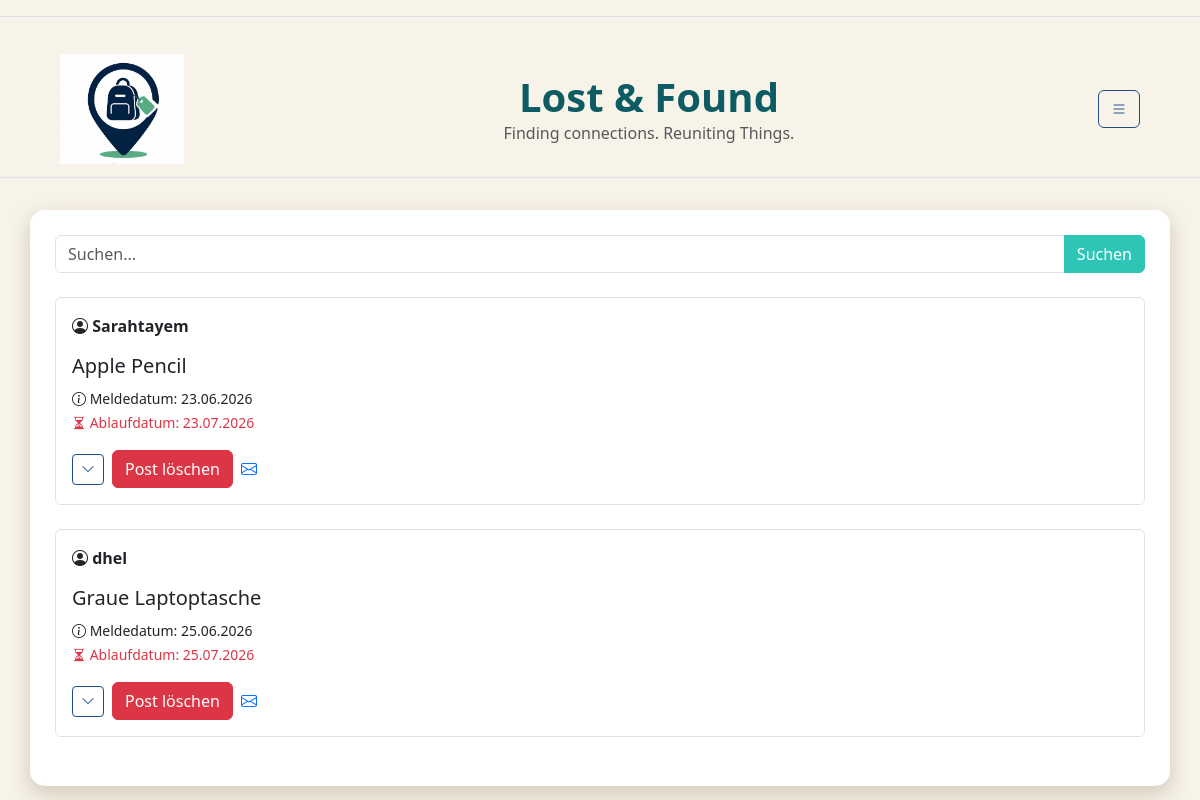
The page /home (signed in) on the database as committed earlier.
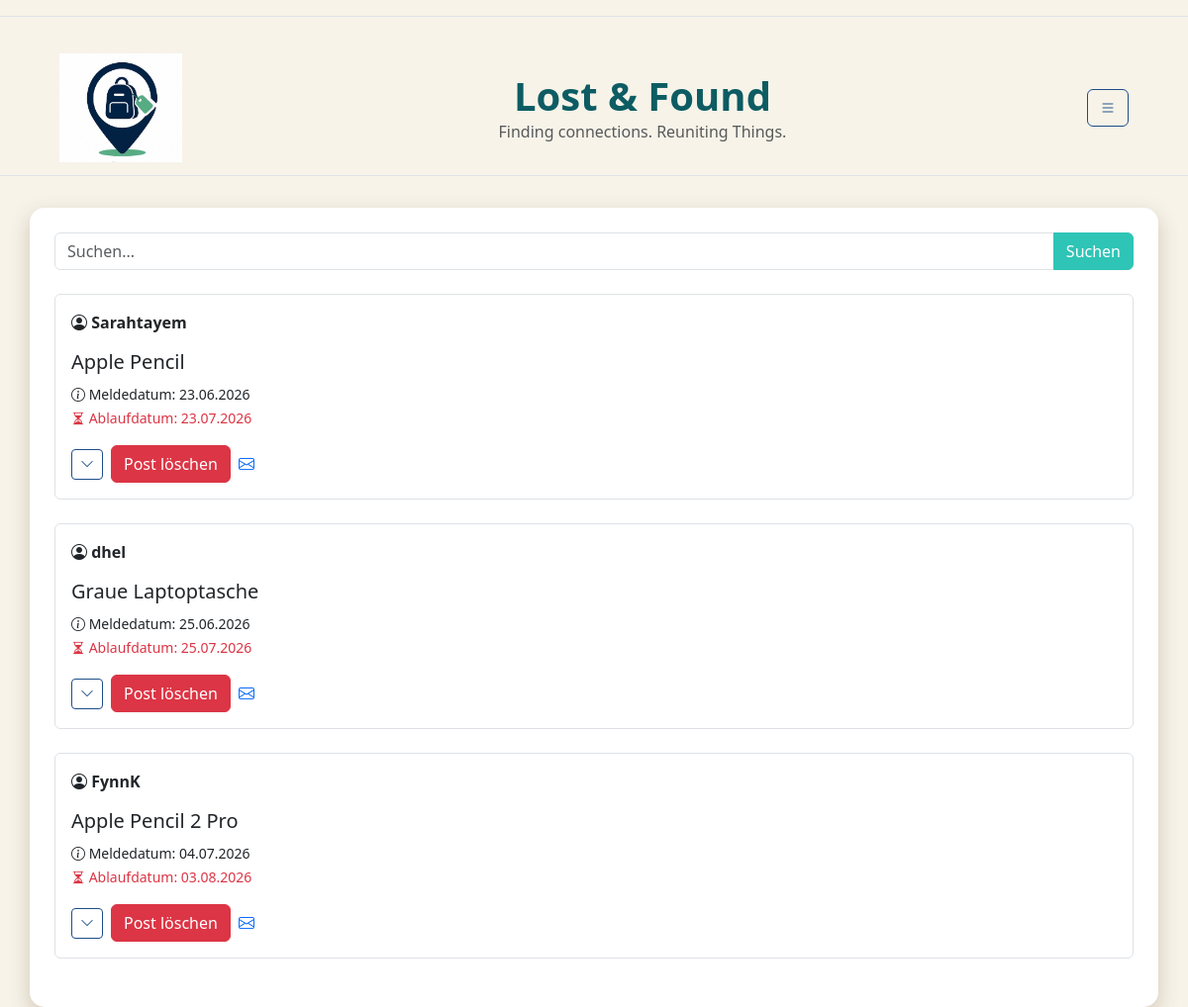
The same page on the database as committed later.
### db.py (models this page shows)
class Post(db.Model):
    __tablename__ = "post"
    post_id = db.Column(db.Integer,primary_key=True)
    user_id = db.Column(db.Integer,db.ForeignKey("standardUser.user_id"))
    fundbuero_id = db.Column(db.Integer,db.ForeignKey("fundbuero.fundbuero_id"))
    titel = db.Column(db.String,nullable=False)
    meldedatum = db.Column(db.Date)
    verlustdatum = db.Column(db.Date)
    ablaufdatum = db.Column(db.Date)
    schliessdatum = db.Column(db.Date)
    verlustort = db.Column(db.String)
    beschreibung = db.Column(db.Text)
    status = db.Column(db.String,default="laufend")
    views = db.Column(db.Integer,default=0 )
    user = db.relationship("StandardUser",back_populates="posts")
    fundbuero = db.relationship("Fundbuero",back_populates="posts")

class StandardUser(db.Model):
    __tablename__ = "standardUser"
    user_id = db.Column( db.Integer, primary_key=True )
    campus_id = db.Column( db.String, db.ForeignKey("campus.campus_id") )
    name = db.Column( db.String)
    benutzername = db.Column( db.String, unique=True)
    telefonnummer = db.Column(db.String)
    standardtext = db.Column(db.Text)
    passwort = db.Column(db.String,nullable=False)
    hwr_mail = db.Column(db.String, unique=True,nullable=False )
    is_admin = db.Column(db.Boolean, default=False)
    campus = db.relationship("Campus",back_populates="users")
    posts = db.relationship( "Post",back_populates="user")

### app.py (the view)
@app.route("/home", methods=["GET", "POST"])
def home():
    if "user_id" not in session:
        flash("Bitte zuerst einloggen!", "warning")
        return redirect(url_for("login"))
    form = forms.Suchleiste()
    user = db.session.get(StandardUser,session["user_id"])
    posts = db.session.execute(db.select(Post).where(Post.ablaufdatum>=date.today(), Post.status == "laufend")
                           ).scalars()  # hier werden alle posts aus der datenbank geholt, die noch nicht abgelaufen sind und deren status "laufend" ist. die posts werden dann in der home.html datei angezeigt.
    return render_template("home.html", posts=posts, form=form, user=user)

### forms.py
class Suchleiste(FlaskForm):
  suchfeld = StringField( "Suchbegriff",
       validators=[InputRequired()]
  )
  submit = SubmitField("Suchen")

### templates/home.html (shortened to what this page needs)
{% extends "base.html" %}
{% block CONTENT %}
<form method="POST"
      action="{{ url_for('suche') }}"
      class="mb-4">
    <div class="input-group">
        {{ form.suchfeld(
            class="form-control",
            placeholder="Suchen..."
        ) }}
        {{ form.submit(
            class="btn btn-primary"
        ) }}
    </div>
</form>
    {% for post in posts %}
        {%if post.user.campus_id == user.campus_id%}
    <div class="border rounded p-3 mb-4">
        <strong>
            <i class="bi bi-person-circle"></i>
            {{ post.user.benutzername }}
        </strong>
        <h5 class="mt-3">
            {{ post.titel }}
        </h5>
           <small>
            <i class="bi bi-info-circle"></i>
              Meldedatum: {{ post.meldedatum.strftime('%d.%m.%Y') }}
            </small>
            <br>
            <small class="text-danger">
            <i class="bi bi-hourglass-split"></i>
             Ablaufdatum: {{ post.ablaufdatum.strftime('%d.%m.%Y') }}
            </small>
        <div class="mt-3 d-flex align-items-center gap-2">
            <button
                class="btn btn-outline-secondary btn-sm"
                type="button"
                data-bs-toggle="collapse"
                data-bs-target="#details{{ loop.index }}">
                <i class="bi bi-chevron-down"></i>
            </button>
{% if session.get('is_admin')or post.user_id == session.get('user_id') %}
<a href="{{url_for('delete_post',post_id=post.post_id)}}" class="btn btn-danger"> Post löschen</a>
{% endif %}
          <a href="mailto:{{ post.user.hwr_mail }}?subject={{ ('Yay Gefunden! : ' ~ post.titel)|urlencode }}
          &body={{('Hallo,' ~'\n\n' ~
           'gute Nachricht: Ich habe möglicherweise deinen verlorenen Gegenstand gefunden' ~ '\n\n' ~
           'Gegenstand: ' ~post.titel ~'\n' ~
           'Verlustort: ' ~ post.verlustort ~ '\n\n' ~
            'Bitte melden dich bei mir.' ~ '\n\n' ~
            'Viele Grüße'
            )|urlencode }}">
             <i class="bi bi-envelope"></i>
</a>
        </div>
    </div>
        {%endif%}
    {% endfor %}
{% endblock %}

### templates/base.html (shortened to what this page needs)
<!doctype html>
<html lang="en">
<head>
    {{ bootstrap.load_css() }}
    <link rel="stylesheet"
      href="https://cdn.jsdelivr.net/npm/bootstrap-icons@1.11.3/font/bootstrap-icons.min.css">
    <link rel="stylesheet"
      href="{{ url_for('static', filename='css/style.css') }}">
   <link rel="stylesheet"
      href="{{ url_for('static', filename='css/color.css') }}">
</head>
<body>
<nav class="navbar border-bottom mb-4"></nav>
{% if request.endpoint not in ['login', 'register'] %}
<nav class="navbar border-bottom mb-3">
{% if request.endpoint != 'create_post' %}
    <div class="container-fluid d-flex align-items-center">
        <a class="navbar-brand d-flex align-items-center ms-5"
   href="{{ url_for('home') }}">
    <img
        src="{{ url_for('static', filename='images/LogoLostAndFound.jpeg') }}"
        alt="Logo"
        height="110">
     </a>
        <div class="text-center flex-grow-1">
            <h1 class="m-0 fw-bold" style ="font-size: 2.5 em ;">Lost & Found</h1>
            <p class="m-0 text-muted " style="font-size:1.4 em ">Finding connections. Reuniting Things.</p>
        </div>
        {% else %}
        <div class="flex-grow-1"></div>
        {%endif%}
        <button
            class="btn btn-outline-secondary ms-auto me-5"
            type="button"
            data-bs-toggle="collapse"
            data-bs-target="#navbarToggleExternalContent">
            <i class="bi bi-list"></i>
        </button>
    </div>
</nav>
{% endif %}
<div class="container mt-3">
{% from 'bootstrap5/utils.html' import render_messages %}
    {% block CONTENT %}
    {% endblock %}
</div>
</body>
</html>

### static/css/style.css (style rules this page uses)
body { background-color: var(--color-main) !important; }
h1, h2, h3 { color: var(--color-highlight) !important; }
.btn-primary { background-color: var(--color-accent1) !important; border-color: var(--color-accent1) !important; }
.btn-outline-secondary { color: var(--color-accent2) !important; border-color: var(--color-accent2) !important; }
.container { background: white; border-radius: 15px; box-shadow: 0px 8px 20px 2px var(--color-shadow); padding: 25px; }

### static/css/color.css (style rules this page uses)
:root { --color-main: rgb(247, 243, 233); --color-shadow: rgb(215, 205, 190); --color-highlight: rgb(13, 92, 99); --color-accent1: rgb(46, 196, 182); --color-accent2: rgb(29, 78, 137); }

Rows that differ between the two databases and show on the page:
added Post: user.benutzername "FynnK", titel "Apple Pencil 2 Pro", meldedatum "04.07.2026", ablaufdatum "03.08.2026"
